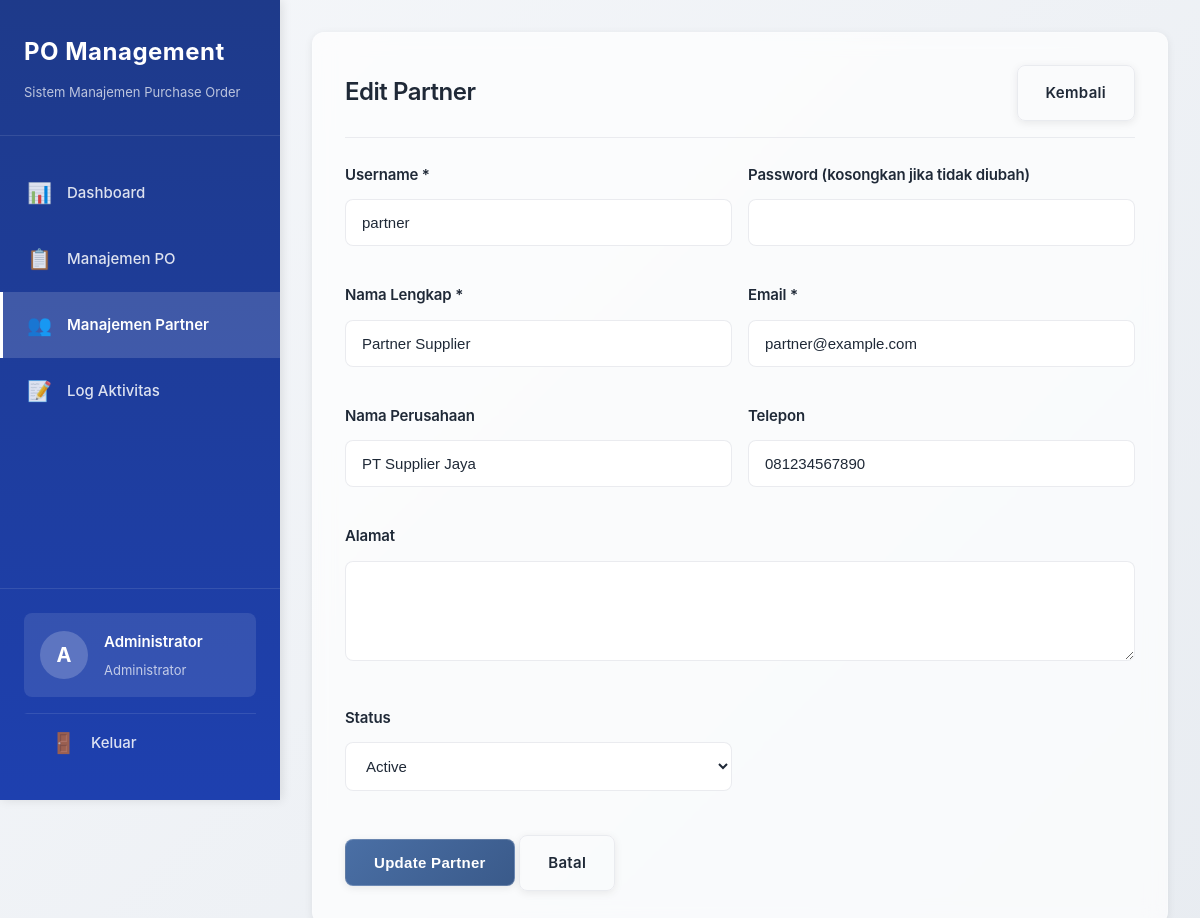
Screenshot of /admin/partner_edit.php?id=2 (signed in) with the database file from the repository.
### tables this page shows
CREATE TABLE IF NOT EXISTS users (
    id INT AUTO_INCREMENT PRIMARY KEY,
    username VARCHAR(50) UNIQUE NOT NULL,
    password VARCHAR(255) NOT NULL,
    full_name VARCHAR(100) NOT NULL,
    email VARCHAR(100) NOT NULL,
    role ENUM('admin', 'partner') NOT NULL DEFAULT 'partner',
    company_name VARCHAR(200),
    phone VARCHAR(20),
    address TEXT,
    status ENUM('active', 'inactive') DEFAULT 'active',
    created_at TIMESTAMP DEFAULT CURRENT_TIMESTAMP,
    updated_at TIMESTAMP DEFAULT CURRENT_TIMESTAMP ON UPDATE CURRENT_TIMESTAMP,
    INDEX idx_username (username),
    INDEX idx_role (role)
);

### admin/partner_edit.php (the view, shortened to what this page needs)
<?php
$pdo = getDBConnection();
$partner_id = intval($_GET['id'] ?? 0);
$stmt = $pdo->prepare("SELECT * FROM users WHERE id = ? AND role = 'partner'");
$stmt->execute([$partner_id]);
$partner = $stmt->fetch();
include '../includes/header.php';
?>
<div class="card">
    <div class="card-header">
        <h2 class="card-title">Edit Partner</h2>
        <a href="partner_view.php?id=<?php echo $partner_id; ?>" class="btn btn-outline">Kembali</a>
    </div>
    <form method="POST" action="">
        <div style="display: grid; grid-template-columns: repeat(auto-fit, minmax(300px, 1fr)); gap: 1rem;">
            <div class="form-group">
                <label class="form-label" for="username">Username *</label>
                <input type="text" class="form-control" id="username" name="username" value="<?php echo htmlspecialchars($partner['username']); ?>" required>
            </div>
            <div class="form-group">
                <label class="form-label" for="password">Password (kosongkan jika tidak diubah)</label>
                <input type="password" class="form-control" id="password" name="password">
            </div>
            <div class="form-group">
                <label class="form-label" for="full_name">Nama Lengkap *</label>
                <input type="text" class="form-control" id="full_name" name="full_name" value="<?php echo htmlspecialchars($partner['full_name']); ?>" required>
            </div>
            <div class="form-group">
                <label class="form-label" for="email">Email *</label>
                <input type="email" class="form-control" id="email" name="email" value="<?php echo htmlspecialchars($partner['email']); ?>" required>
            </div>
            <div class="form-group">
                <label class="form-label" for="company_name">Nama Perusahaan</label>
                <input type="text" class="form-control" id="company_name" name="company_name" value="<?php echo htmlspecialchars($partner['company_name'] ?? ''); ?>">
            </div>
            <div class="form-group">
                <label class="form-label" for="phone">Telepon</label>
                <input type="text" class="form-control" id="phone" name="phone" value="<?php echo htmlspecialchars($partner['phone'] ?? ''); ?>">
            </div>
            <div class="form-group" style="grid-column: 1 / -1;">
                <label class="form-label" for="address">Alamat</label>
                <textarea class="form-control" id="address" name="address" rows="3"><?php echo htmlspecialchars($partner['address'] ?? ''); ?></textarea>
            </div>
            <div class="form-group">
                <label class="form-label" for="status">Status</label>
                <select class="form-control" id="status" name="status">
                    <option value="active" <?php echo $partner['status'] === 'active' ? 'selected' : ''; ?>>Active</option>
                </select>
            </div>
        </div>
        <div style="margin-top: 1.5rem;">
            <button type="submit" class="btn btn-primary">Update Partner</button>
            <a href="partner_view.php?id=<?php echo $partner_id; ?>" class="btn btn-outline">Batal</a>
        </div>
    </form>
</div>
<?php include '../includes/footer.php'; ?>

### assets/css/style.css (style rules this page uses)
* { margin: 0; padding: 0; box-sizing: border-box; }
:root { --primary-color: #4a6fa5; --primary-dark: #3a5a8a; --primary-light: rgba(74, 111, 165, 0.1); --secondary-color: #6b7280; --success-color: #10b981; --success-light: rgba(16, 185, 129, 0.1); --danger-color: #ef4444; --danger-light: rgba(239, 68, 68, 0.1); --warning-color: #f59e0b; --warning-light: rgba(245, 158, 11, 0.1); --info-color: #3b82f6; --info-light: rgba(59, 130, 246, 0.1); --bg-color: #f5f7fa; --card-bg: rgba(255, 255, 255, 0.95); --card-bg-hover: rgba(255, 255, 255, 1); --text-primary: #1f2937; --text-secondary: #6b7280; --border-color: rgba(229, 231, 235, 0.8); --shadow: 0 2px 8px rgba(0, 0, 0, 0.08); --shadow-md: 0 4px 12px rgba(0, 0, 0, 0.1); --shadow-lg: 0 8px 24px rgba(0, 0, 0, 0.12); --glass-effect: rgba(255, 255, 255, 0.7); --glass-border: rgba(255, 255, 255, 0.18); }
body { font-family: -apple-system, BlinkMacSystemFont, 'Segoe UI', Roboto, 'Helvetica Neue', Arial, sans-serif; background: linear-gradient(135deg, #f5f7fa 0%, #e8ecf1 100%); background-attachment: fixed; color: var(--text-primary); line-height: 1.7; font-size: 16px; min-height: 100vh; }
body:not(.login-page) { display: flex; }
.card { background: var(--glass-effect); backdrop-filter: blur(10px); -webkit-backdrop-filter: blur(10px); border: 1px solid var(--glass-border); border-radius: 12px; box-shadow: var(--shadow); padding: 2rem; margin-bottom: 2rem; transition: all 0.3s ease; }
.card-header { display: flex; justify-content: space-between; align-items: center; margin-bottom: 1.5rem; padding-bottom: 1rem; border-bottom: 1px solid var(--border-color); }
.card-title { font-size: 1.5rem; font-weight: 600; color: var(--text-primary); letter-spacing: -0.02em; }
.btn { display: inline-block; padding: 0.875rem 1.75rem; border: none; border-radius: 8px; font-size: 0.9375rem; font-weight: 600; cursor: pointer; text-decoration: none; transition: all 0.3s ease; text-align: center; letter-spacing: 0.3px; box-shadow: var(--shadow); }
.btn-primary { background: linear-gradient(135deg, var(--primary-color) 0%, var(--primary-dark) 100%); color: white; border: 1px solid rgba(255, 255, 255, 0.2); }
.btn-outline { background-color: transparent; border: 1px solid var(--border-color); color: var(--text-primary); }
.form-group { margin-bottom: 1.25rem; }
.form-label { display: block; margin-bottom: 0.75rem; font-weight: 600; font-size: 0.9375rem; color: var(--text-primary); letter-spacing: -0.01em; }
.form-control { width: 100%; padding: 0.875rem 1rem; border: 1.5px solid var(--border-color); border-radius: 8px; font-size: 0.9375rem; transition: all 0.3s ease; background: rgba(255, 255, 255, 0.8); backdrop-filter: blur(5px); color: var(--text-primary); }
textarea.form-control { resize: vertical; min-height: 100px; }
select.form-control { cursor: pointer; }

### rows the page displays
users: username "partner", full_name "Partner Supplier", email "partner@example.com", company_name "PT Supplier Jaya", phone "081234567890", status "Active"

### other values shown
substr($_SESSION['full_name'], 0, 1) "A"
$_SESSION['full_name'] "Administrator"
